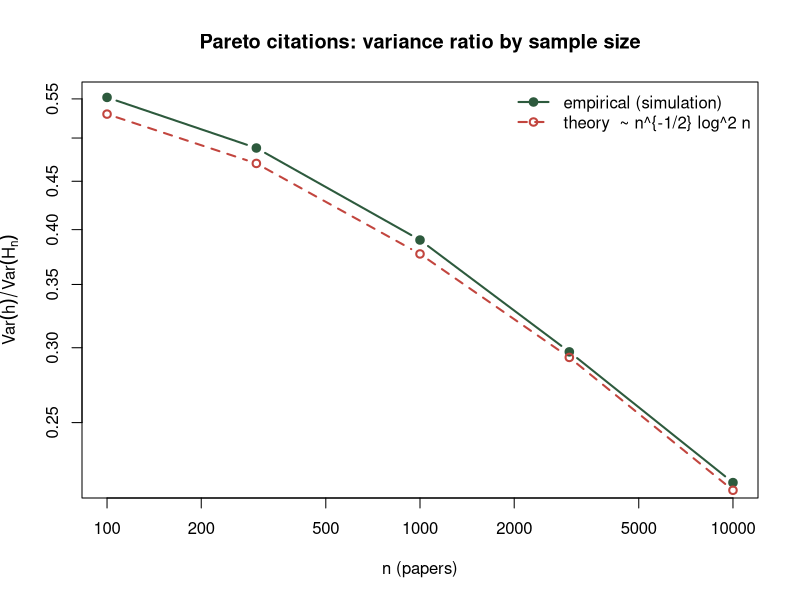

Generate this figure with R:
# ======================================================================
# are_simulation.R
#
# Purpose  :
#   Theorem 1, by simulation. Compares the empirical h-index H_n with the Pareto
#   maximum-likelihood plug-in, showing the variance ratio Var(plug-in)/Var(H_n)
#   shrink toward zero as n grows; also shows the light-tailed geometric case
#   where H_n is lattice-degenerate (the boundary of the phenomenon).
#
# Produces : figures/are_pareto.png; prints the Pareto variance-ratio table to the console
# Reads    : nothing (self-contained simulation)
# Requires : base R only
# Run      : from the supplement root --  Rscript are_simulation.R
# Seed     : set.seed(1729) (all stochastic scripts use this seed)
# ======================================================================

## ensure output folders exist (some zip extractors drop empty dirs)
for (d_ in c("data","figures")) if (!dir.exists(d_)) dir.create(d_, showWarnings=FALSE)

## ARE simulation: empirical h-index H_n vs Pareto MLE plug-in h_hat = n^{1/(1+alpha_hat)}.
## Claim (Theorem 1): Var(h_hat)/Var(H_n) ~ (alpha^2/(1+alpha)^2) n^{-alpha/(1+alpha)} log^2 n -> 0.
## Also: geometric (light tail) -> H_n lattice-degenerate, Var(H_n) bounded (caveat regime).
set.seed(1729)
lambertW0 <- function(z){ w<-log(z+1); for(i in 1:80){ e<-exp(w); w<-w-(w*e-z)/(e*(w+1)) }; w }
hindex <- function(x){ xs<-sort(x,decreasing=TRUE); k<-which(xs>=seq_along(xs)); if(length(k)) max(k) else 0L }

## ---- Pareto: S(x)=x^{-alpha}, x>=1.  X = U^{-1/alpha} ----
pareto_run <- function(n, alpha, B){
  hn <- n^(1/(1+alpha))
  H <- numeric(B); hh <- numeric(B)
  for(b in 1:B){
    X  <- runif(n)^(-1/alpha)                 # Pareto(alpha), scale 1
    H[b]  <- hindex(X)
    ahat  <- n/sum(log(X))                     # Pareto MLE = Hill estimator
    hh[b] <- n^(1/(1+ahat))
  }
  ratio_emp  <- var(hh)/var(H)
  ratio_theo <- alpha^2/(1+alpha)^2 * n^(-alpha/(1+alpha)) * log(n)^2
  data.frame(alpha=alpha, n=n, h_n=round(hn,2),
             EH=round(mean(H),2), VarH=round(var(H),3),
             Ehh=round(mean(hh),2), Varhh=round(var(hh),4),
             Bias_hh=round(mean(hh)-hn,3),
             VarRatio=signif(ratio_emp,3), VarRatio_theory=signif(ratio_theo,3),
             MSEratio=signif(mean((hh-hn)^2)/mean((H-hn)^2),3))
}

cat("=== PARETO: empirical H_n vs MLE plug-in (B=8000) ===\n")
par_tab <- do.call(rbind, lapply(c(100,300,1000,3000,10000),
                                 function(n) pareto_run(n, alpha=1, B=8000)))
print(par_tab, row.names=FALSE)
cat("\n(alpha=2)\n")
par_tab2 <- do.call(rbind, lapply(c(100,300,1000,3000),
                                  function(n) pareto_run(n, alpha=2, B=8000)))
print(par_tab2, row.names=FALSE)

## ---- Geometric: S(h)=(1-q)^h -> light tail, lattice-degenerate ----
geom_run <- function(n, q, B){
  a<--log(1-q); hn<-lambertW0(a*n)/a
  H<-numeric(B); for(b in 1:B){ H[b]<-hindex(rgeom(n,q)) }
  data.frame(q=q, n=n, h_n=round(hn,2), EH=round(mean(H),2),
             VarH=round(var(H),3), modal_frac=round(max(table(H))/B,3))
}
cat("\n=== GEOMETRIC: H_n is lattice-degenerate (VarH stays bounded) ===\n")
geo_tab <- do.call(rbind, lapply(c(50,100,200,500,1000,2000,5000),
                                 function(n) geom_run(n, q=0.2, B=8000)))
print(geo_tab, row.names=FALSE)

## ---- figure: Pareto variance ratio -> 0 ----
fig <- "figures/are_pareto.png"
png(fig, width=1500, height=1100, res=200)
ns <- c(100,300,1000,3000,10000)
emp <- par_tab$VarRatio; theo <- par_tab$VarRatio_theory
plot(ns, emp, log="xy", type="b", pch=19, col="#2D5A3D", lwd=2,
     xlab="n (papers)", ylab=expression(Var(hat(h))/Var(H[n])),
     main="Pareto citations: variance ratio by sample size")
lines(ns, theo, type="b", pch=1, lty=2, col="#C2453E", lwd=2)
legend("topright", c("empirical (simulation)","theory  ~ n^{-1/2} log^2 n"),
       col=c("#2D5A3D","#C2453E"), pch=c(19,1), lty=c(1,2), lwd=2, bty="n")
dev.off()
cat("\nfigure saved:", fig, "\n")
